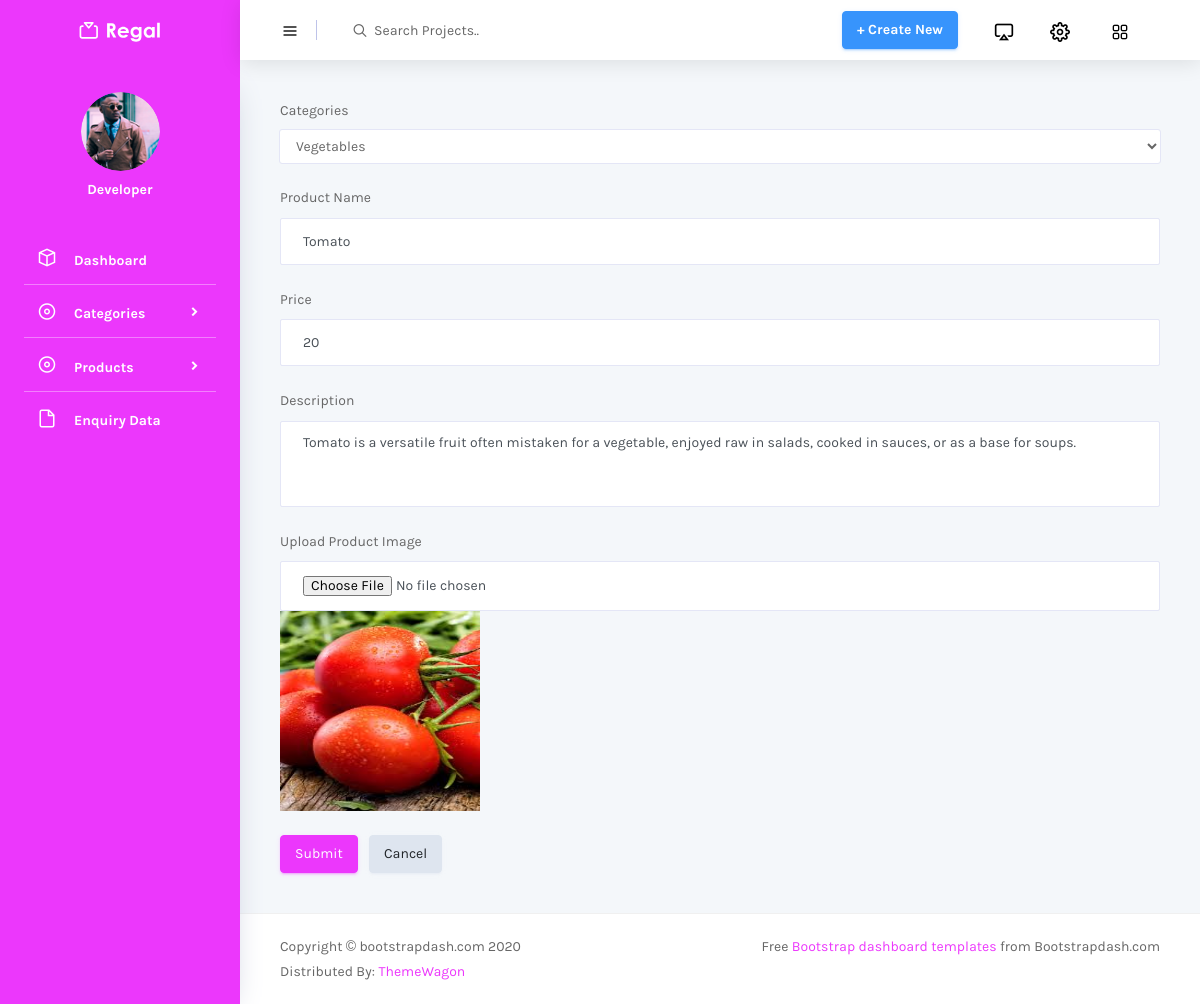
Screenshot of /Backend/edit_product/3/ with the database file from the repository.
### Backend/models.py (models this page shows)
class productdb(models.Model):
    Category = models.CharField(max_length=100,blank=True,null=True)
    Product_Name = models.CharField(max_length=100,blank=True,null=True)
    Price = models.IntegerField(null=True,blank=True)
    Description = models.TextField(max_length=100,null=True,blank=True)
    Product_Image = models.ImageField(upload_to="Product Images",null=True,blank=True)

### Backend/views.py (the view)
# urls.py: path('edit_product/<int:pro_id>/',views.edit_product,name='edit_product'),
def edit_product(request,pro_id):
    pro = productdb.objects.get(id=pro_id)
    cat = categorydb.objects.all()
    return render(request,'edit_product.html',{'pro':pro,'cat':cat})

### Backend/templates/edit_product.html (shortened to what this page needs)
<!DOCTYPE html>
{% extends 'index.html' %}
{% block content %}
<html lang="en">
<head>
</head>
<body>
 <form class="forms-sample" method="post" action="{% url 'update_product' pro_id=pro.id %}" enctype="multipart/form-data">
                      <div class="form-group">
                      <label for="exampleSelectGender">Categories</label>
                        <select class="form-control" id="exampleSelectGender" name="c_name">
                            <option>{{pro.Category}}</option>
                        </select>
                      </div>
                    <div class="form-group">
                      <label for="exampleInputName1">Product Name</label>
                      <input type="text" class="form-control" value="{{pro.Product_Name}}" name="p_name" id="exampleInputName1" placeholder="Product Name">
                    </div>
                      <div class="form-group">
                      <label for="exampleInputName1">Price</label>
                      <input type="text" class="form-control" value="{{pro.Price}}" name="price" id="exampleInputName1" placeholder="Price">
                    </div>
                    <div class="form-group">
                      <label for="exampleTextarea1">Description</label>
                      <textarea class="form-control" name="description" id="exampleTextarea1" rows="4">{{pro.Description}}</textarea>
                    </div>
                    <div class="form-group">
                      <label for="exampleInputName1">Upload Product Image</label>
                      <input type="file" class="form-control" name="p_image" id="exampleInputName1" placeholder="Category Name">
                        <img src="{{pro.Product_Image.url}}" width="200px" height="200px">
                    </div>
                    <button type="submit" class="btn btn-primary mr-2">Submit</button>
                    <button class="btn btn-light">Cancel</button>
                  </form>
</body>
</html>
{% endblock %}

### rows the page displays
productdb: c_name "Vegetables", p_name "Tomato", price "20", description "Tomato is a versatile fruit often mistaken for a vegetable, enjoyed raw in salads, cooked in sauces, or as a base for soups.", Product_Image (picture)
